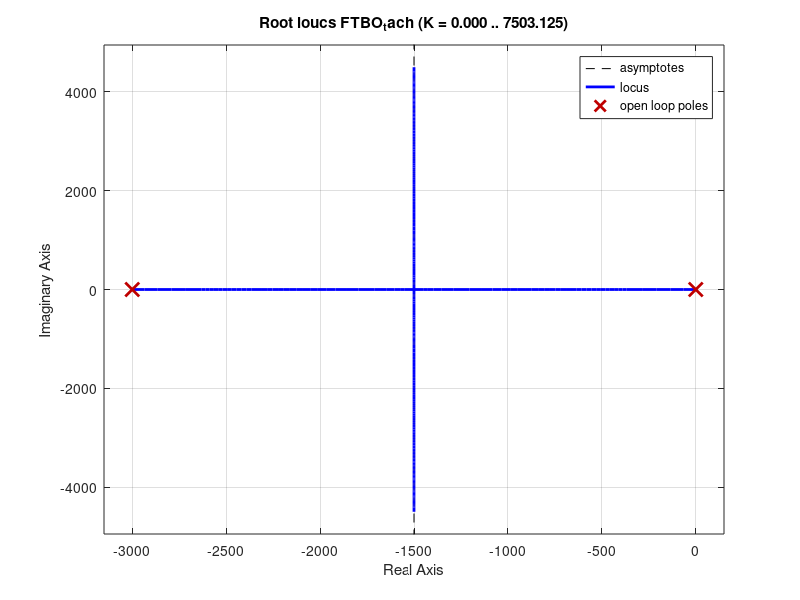

Here is the MATLAB script that generated this plot:
clear all

K_m = 4800;
T1 = 1.6 ;
T2 = 0.05;

% Fonction de transfert en boucle fermé
% G0 = tf([K_m],[T1*T2 (T1+T2) 1]);
% p = pole(G0);
% z = zero(G0);
% gs = dcgain(G0);

% les poles negatives ==> systeme stable 
% pole strictement réel ==> pas d'oscillations
% step (G0);
% Oui, on retrouve le gain statisue de 4800 et le systable est stabel (converge vers une solution finis) et sans oscillations. 

% G1 = tf([K_m],[T1 1])
% p1 = pole(G1);
% z1 = zero(G1);
% gs1 = dcgain(G1);
% step (G1, G0)

% G2 = tf([K_m],[T2 1]);
% p2 = pole(G2);
% z2 = zero(G2);
% gs2 = dcgain(G2);
% step(G2,G0)
% On remarque que le pole T1 de la fonction G0 a plus d'impact que le pole T2.

% G3 = tf([1],[1 0])
% sys = G0*G3;
% pole(sys);
% zero(sys);
% step(sys);
% Comme un pole est = 0 on est à la limite de la stabilité. Ainsi comme il y a un risque d'voir un système instable, il semble nécessaire de mettre en place une commande (P, PI, PD ou PID)

% Partie 2 : Mise en place d'une commande proportionelle

% 1.
% Kp = 9*10e-6; % A régler
% Rappel : La commande proportionelle a pour objectif de corriger à l'aide d'un gain K le système afin de modifier les poles et les zéros et faire mieux réagir le système afin qu'il soit plus performant
% Ici on souhaite utiliser une première commande pour limiter l'instabilité du système dont la FTBO est :
% W0 = sqrt(Kp*K_m)
% e=1/(2*sqrt(Kp*K_m))
% On peut jouer sur les paramètres W0 et e
% On passe a rltool le systeme en BOUCLE OUVERTE
% FTBF=tf([1],[1/W0 (2*e)/W0 1])
% step(FTBF)
% FTBO = tf ([K_m],[T1 1 0])
% rlocus(FTBO)

% 2.
% e = 0.7607
% W0 =0.6573

% 3.
% Comme on a pas de zéro une erreur de position est probable
% Comme on a 2 poles 
 
% 4.
% rltool(FTBO)
% pole(FTBF)
% zero(FTBF)

% 5.
% Kp = 9.32e-5;
% sgrid on
% FTBO = tf ([Kp*K_m],[T1 1 0])
% rlocus(FTBO)

% 6.
% FTBF =  tf ([Kp*K_m],[T1 1 Kp*K_m])
% minreal_FTBF=minreal(FTBF)
% step(minreal_FTBF)
% damp(minreal_FTBF)

% Pole Damping Frequency Time Constant 
% (rad/seconds) (seconds)  
%  -3.13e-01 + 4.27e-01i     5.91e-01       5.29e-01         3.20e+00    
% -3.13e-01 - 4.27e-01i     5.91e-01       5.29e-01         3.20e+00   

% On satisfait le cahier des charges au niveau du dépassement à 10% mais
% pas au niveau des 3 secondes de temps de réponse à 5% demandé (10s).
% Pour cela on peut soit augmenter le gain -> Dérive et oscillations
% Soit ajouter un correcteur -> Mise en place d'une contre-correction
% Tachyamétrique

% Partie 3 : Mise en place d'une contre-réaction tachyamétrique

% 1. On remarque qu'il y a 2 gains et 2 boucles dont 1 retour d'état (chaine interne) et 1
% retour de sortie

% 2.
K1=1
K2=1
tau=T1/(1+K2*K_m)
K0=K_m/(1+K2*K_m)
G_tach=tf([K0],[tau 1])

% 4.
FTBO_tach=tf([K0*K1],[tau 1 0])
FTBF_tach=tf([K0*K1],[tau 1 K0*K1])
% On peut jouer sur les paramètres W0 et e
K_can=1
W0_tach=sqrt(K0*K1)/tau
e_tach=1/(2*sqrt(K0*K1*tau))

% 5.
% Modification des valeurs de K1 et K0 dans (2.)
step(FTBF_tach)
rlocus(FTBO_tach)